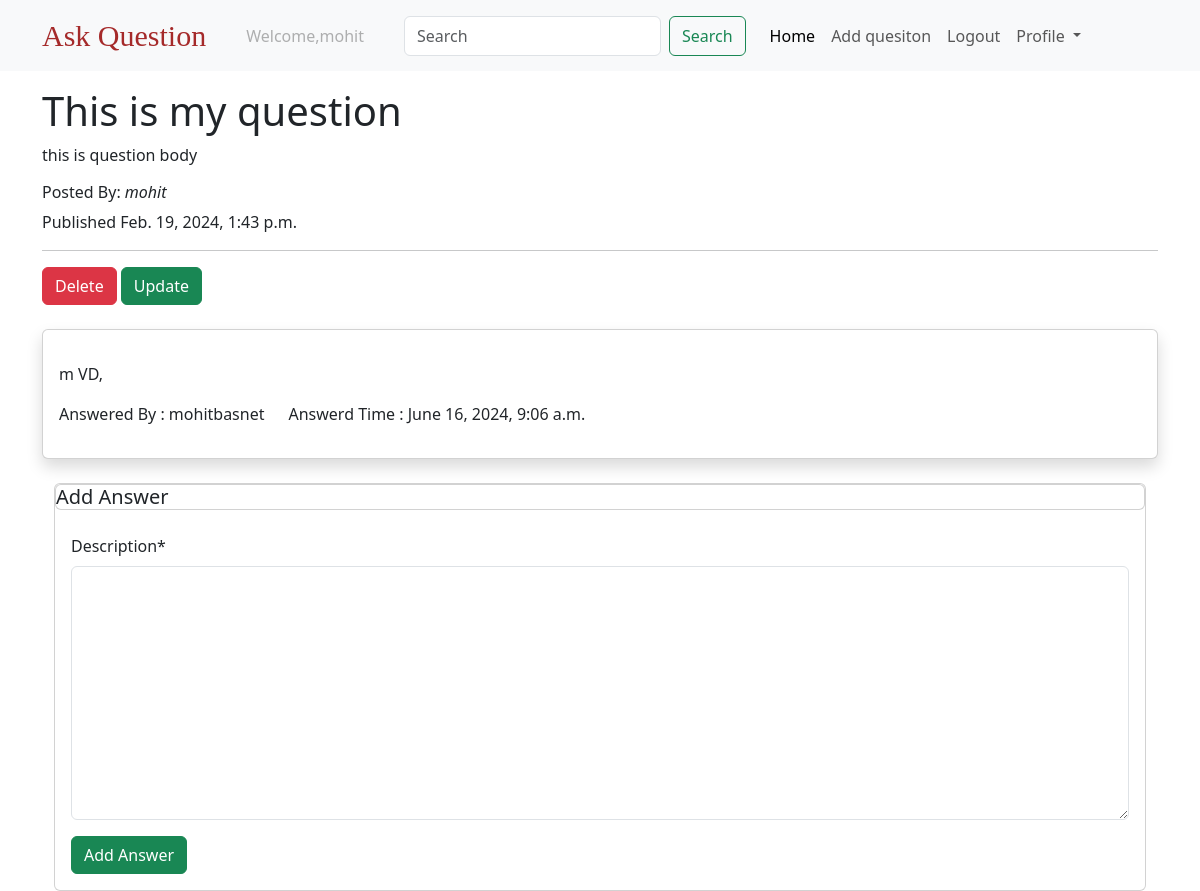
Screenshot of /question/this-is-my-question/ (signed in) with the database file from the repository.
### users/models.py (models this page shows)
class CustomUser(AbstractUser):
    pass

### questions/models.py (models this page shows, shortened)
class Question(models.Model):
    created_at = models.DateTimeField(auto_now_add=True)
    title = models.CharField(max_length=250)
    body = models.TextField()
    slug = models.SlugField(max_length=250, unique=True)
    author = models.ForeignKey(settings.AUTH_USER_MODEL,
                               on_delete=models.CASCADE,
                               related_name='questions')

class Answer(models.Model):
    created_at = models.DateTimeField(auto_now_add=True)
    description  = models.TextField()
    question = models.ForeignKey(Question, on_delete=models.CASCADE,
                                     related_name='answers')
    author = models.ForeignKey(settings.AUTH_USER_MODEL,
                                   on_delete=models.CASCADE)

### questions/views.py (the view)
# urls.py: path("question/<slug:slug>/",question_details, name = "question-details"),
@login_required
def question_details(request,slug):
    question = Question.objects.get(slug = slug)
    answer_list = Answer.objects.filter(question = question)
    if request.method == "POST":
        form = AnswerForm(request.POST)
        if form.is_valid():
            answer = form.save(commit=False)
            answer.author = request.user
            answer.question = question
            answer = form.save()
            return redirect('question-details',slug = slug)
    else:
        form = AnswerForm()
    return render(request,"Qdetails.html",{"question":question,'answer_list':answer_list,"form":form})

### questions/forms.py
class AnswerForm(forms.ModelForm):
    class Meta:
        model = Answer
        fields = ('description',)

### templates/Qdetails.html (shortened to what this page needs)
 {% extends "base.html" %}
 {% load crispy_forms_tags%}
 {% block body %}
 <div class = "container mt-3">
    <h1>{{question.title}}</h1>
    <p>{{question.body}}</p>
    <h6>Posted By: <i> {{question.author}}</i></h6>
    <p>Published {{question.created_at}}</p>
     <hr>
     {% if request.user == question.author%}
     <a  class = "btn btn-danger"href="{% url 'delete-question' question.slug%}">Delete</a>
     <a  class = "btn btn-success"href="{% url 'update-question' question.slug%}">Update</a>
     {% endif %}
 </div>
 <div class ="container">
   {% for answers in  answer_list%}
   <div class = "card mt-4 py-3 shadow">
      <div class = "card-body">
         <p class= "card-text">{{answers.description}}</p>
         <div class = "row">
            <div class = "col col-md-auto">
               Answered By : {{ answers.author.username}}
            </div>
            <div class = "col col-md-auto">
               Answerd Time : {{answers.created_at}}
            </div>
         </div>
      </div>
   </div>
   {% endfor %}
   <div class = "container">
      <div class = "card mt-4">
         <form action="" method = "post" novalidate>
            <h5 class ="card header">Add Answer</h5>
            <div class = "card-body">
               {{form|crispy}}
            <input type="submit" value = "Add Answer" class = "btn btn-success">
            </div>
         </form>
      </div>
   </div>
 </div>
 {% endblock %}

### templates/navbar.html (shortened to what this page needs)
<nav class="navbar navbar-expand-lg bg-body-tertiary">
    <div class="container">
      <a class="navbar-brand text-style" href="{%url 'question-list'%}">Ask Question</a>
      <div class="collapse navbar-collapse" id="navbarSupportedContent">
        <ul class="navbar-nav me-auto mb-2 mb-lg-0">
          {% if request.user.is_authenticated %}
            <li class="nav-item mx-3">
                <a class="nav-link disabled" aria-disabled="true">Welcome,{{request.user.username}}</a>
              </li>
              <form class="d-flex mx-3" role="search">
                <input class="form-control me-2" type="search" placeholder="Search" name = "q"aria-label="Search">
                <button class="btn btn-outline-success" type="submit">Search</button>
              </form>
          <li class="nav-item">
            <a class="nav-link active" aria-current="page" href="{% url 'question-list'%}">Home</a>
          </li>
          <li class="nav-item">
            <a class="nav-link" href="{% url 'add-question'%}">Add quesiton</a>
          </li>
          <li class="nav-item">
            <a class="nav-link" href="{% url 'logout'%}">Logout</a>
          </li>
          <li class="nav-item dropdown">
            <a class="nav-link dropdown-toggle" href="#" role="button" data-bs-toggle="dropdown" aria-expanded="false">
             Profile
            </a>
          {% endif%}
        </ul>
      </div>
    </div>
  </nav>

### templates/navbar.html (style rules this page uses)
.text-style { font-size: 30px !important; font-family: fantasy !important; color:brown !important; }

### rows the page displays
CustomUser: user.username "mohit"
Question: title "This is my question", body "this is question body", author "mohit", created_at "Feb. 19, 2024, 1:43 p.m."
Answer: description "m VD,", author.username "mohitbasnet", created_at "June 16, 2024, 9:06 a.m."
